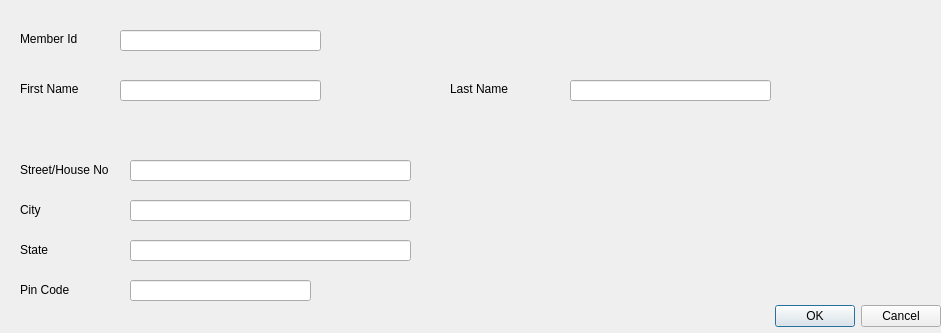
<?xml version="1.0" encoding="UTF-8"?>
<ui version="4.0">
 <class>Dialog</class>
 <widget class="QDialog" name="Dialog">
  <property name="geometry">
   <rect>
    <x>0</x>
    <y>0</y>
    <width>941</width>
    <height>333</height>
   </rect>
  </property>
  <property name="windowTitle">
   <string>Dialog</string>
  </property>
  <widget class="QDialogButtonBox" name="buttonBox">
   <property name="geometry">
    <rect>
     <x>600</x>
     <y>300</y>
     <width>341</width>
     <height>32</height>
    </rect>
   </property>
   <property name="orientation">
    <enum>Qt::Horizontal</enum>
   </property>
   <property name="standardButtons">
    <set>QDialogButtonBox::Cancel|QDialogButtonBox::Ok</set>
   </property>
  </widget>
  <widget class="QLineEdit" name="FName">
   <property name="geometry">
    <rect>
     <x>120</x>
     <y>80</y>
     <width>201</width>
     <height>21</height>
    </rect>
   </property>
  </widget>
  <widget class="QLineEdit" name="LName">
   <property name="geometry">
    <rect>
     <x>570</x>
     <y>80</y>
     <width>201</width>
     <height>21</height>
    </rect>
   </property>
  </widget>
  <widget class="QLabel" name="labelFName">
   <property name="geometry">
    <rect>
     <x>20</x>
     <y>80</y>
     <width>71</width>
     <height>17</height>
    </rect>
   </property>
   <property name="text">
    <string>First Name</string>
   </property>
  </widget>
  <widget class="QLabel" name="labelLName">
   <property name="geometry">
    <rect>
     <x>450</x>
     <y>80</y>
     <width>71</width>
     <height>17</height>
    </rect>
   </property>
   <property name="text">
    <string>Last Name</string>
   </property>
  </widget>
  <widget class="QLineEdit" name="Street">
   <property name="geometry">
    <rect>
     <x>130</x>
     <y>160</y>
     <width>281</width>
     <height>21</height>
    </rect>
   </property>
  </widget>
  <widget class="QLineEdit" name="City">
   <property name="geometry">
    <rect>
     <x>130</x>
     <y>200</y>
     <width>281</width>
     <height>21</height>
    </rect>
   </property>
  </widget>
  <widget class="QLineEdit" name="State">
   <property name="geometry">
    <rect>
     <x>130</x>
     <y>240</y>
     <width>281</width>
     <height>21</height>
    </rect>
   </property>
  </widget>
  <widget class="QLabel" name="labelStreet">
   <property name="geometry">
    <rect>
     <x>20</x>
     <y>160</y>
     <width>101</width>
     <height>20</height>
    </rect>
   </property>
   <property name="text">
    <string>Street/House No</string>
   </property>
  </widget>
  <widget class="QLabel" name="labelCity">
   <property name="geometry">
    <rect>
     <x>20</x>
     <y>200</y>
     <width>91</width>
     <height>20</height>
    </rect>
   </property>
   <property name="text">
    <string>City</string>
   </property>
  </widget>
  <widget class="QLabel" name="labelState">
   <property name="geometry">
    <rect>
     <x>20</x>
     <y>240</y>
     <width>101</width>
     <height>20</height>
    </rect>
   </property>
   <property name="text">
    <string>State</string>
   </property>
  </widget>
  <widget class="QLineEdit" name="PinCode">
   <property name="geometry">
    <rect>
     <x>130</x>
     <y>280</y>
     <width>181</width>
     <height>21</height>
    </rect>
   </property>
   <property name="text">
    <string/>
   </property>
   <property name="maxLength">
    <number>6</number>
   </property>
  </widget>
  <widget class="QLabel" name="labelPin">
   <property name="geometry">
    <rect>
     <x>20</x>
     <y>280</y>
     <width>101</width>
     <height>20</height>
    </rect>
   </property>
   <property name="text">
    <string>Pin Code</string>
   </property>
  </widget>
  <widget class="QLabel" name="labelMemID">
   <property name="geometry">
    <rect>
     <x>20</x>
     <y>30</y>
     <width>71</width>
     <height>17</height>
    </rect>
   </property>
   <property name="text">
    <string>Member Id</string>
   </property>
  </widget>
  <widget class="QLineEdit" name="MemID">
   <property name="geometry">
    <rect>
     <x>120</x>
     <y>30</y>
     <width>201</width>
     <height>21</height>
    </rect>
   </property>
  </widget>
 </widget>
 <resources/>
 <connections>
  <connection>
   <sender>buttonBox</sender>
   <signal>accepted()</signal>
   <receiver>Dialog</receiver>
   <slot>accept()</slot>
   <hints>
    <hint type="sourcelabel">
     <x>248</x>
     <y>254</y>
    </hint>
    <hint type="destinationlabel">
     <x>157</x>
     <y>274</y>
    </hint>
   </hints>
  </connection>
  <connection>
   <sender>buttonBox</sender>
   <signal>rejected()</signal>
   <receiver>Dialog</receiver>
   <slot>reject()</slot>
   <hints>
    <hint type="sourcelabel">
     <x>316</x>
     <y>260</y>
    </hint>
    <hint type="destinationlabel">
     <x>286</x>
     <y>274</y>
    </hint>
   </hints>
  </connection>
 </connections>
</ui>
